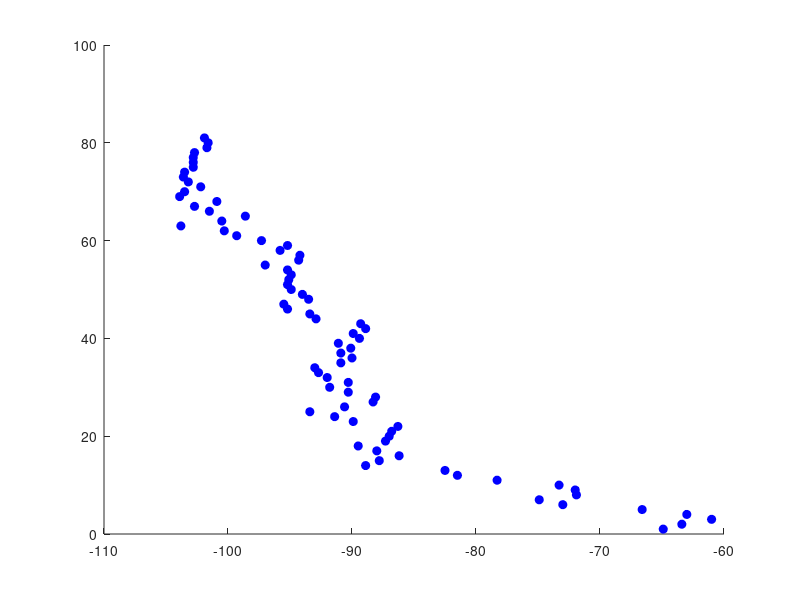

Write the MATLAB code that produced this figure. (Note: this script raises an error after producing the figure.)
close all; clear all;

load('RSSIdistmodeldata.mat')

% Take the average out of every 10 bin
bins = 1:82;
cur_bin = 10;
cur_dat=[];
for k = 1:length(RSSIdata)
    if mod(k-1,10) == 0 && k ~=1
        bins((k-1)/10) = mean( RSSIdata(k-10:k-1,2) );
    end
end
bins(82) = [];
dist = 1:81;
bins = -bins;
a =   1.421e-11;
b =       6.323;
x = 60:0.001:105;
fit = a.*x.^b;

scat=scatter(-bins,dist,'o','MarkerFaceColor','b','MarkerEdgeColor','b');
al = .8;
scat.MarkerFaceAlpha = al;
scat.MarkerEdgeAlpha = al;
hold on;
grid on;
    textsize = 16;
plot(-x,fit,'LineWidth', 2);
ax = gca;
ax.FontSize = 12;
xlim([-105,-60]);
ylabel(['Distance [m]'],FontSize=textsize);
xlabel('RSSI [dBm]',FontSize = textsize);
legend('Measurement points', 'Inverse-square based fit',location = 'NE',FontSize = textsize);


%ax.XAxis.TickValues = -flip(ax.XAxis.TickValues);
%ax.XAxis.Limits = [ -105,-60];
%save('RSSIdistmodeldata.mat');
% Relate average out of 10 bin to actual distance

% Make fit 